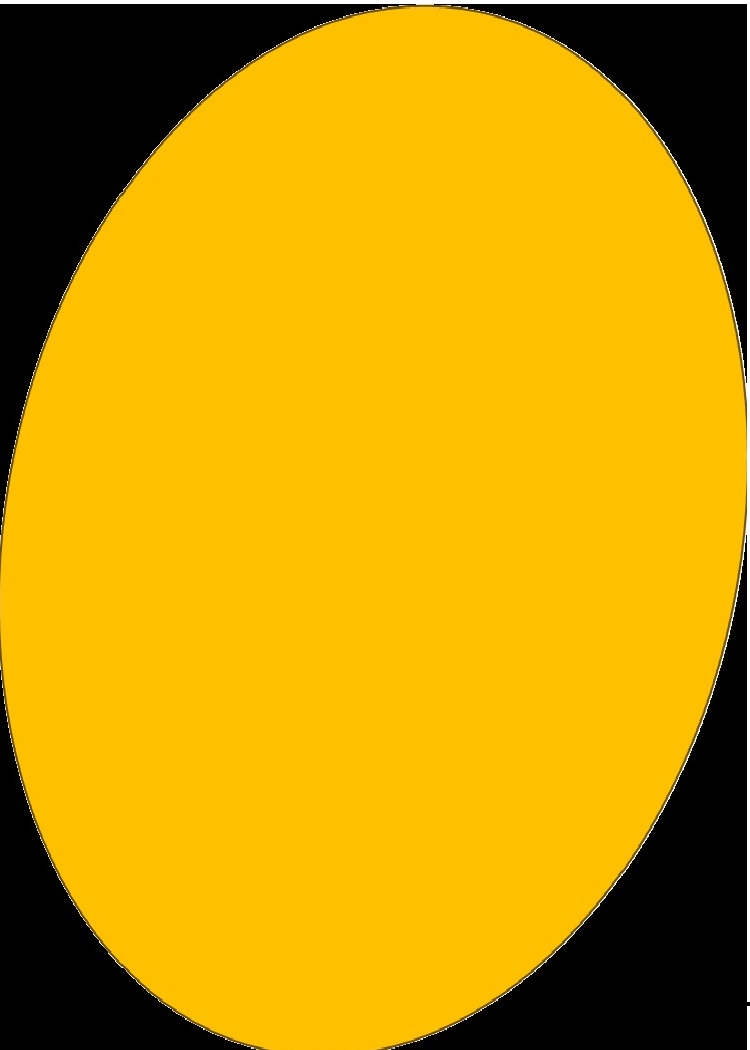
#> input picture background.jpg, 750 x 1050 px
$ jupyter execute main.ipynb   (older library calls are emulated)
#> lines starting #> are read from the running program, lines starting #| are printed output that depends on the picture
<a href="https://colab.research.google.com/github/avenka2/DesignCardsPy/blob/main/main.ipynb" target="_parent"></a>

[cell 1]
from PIL import Image, ImageDraw, ImageFont
import textwrap

class LineInfo:
    def __init__(self, textbox_width, top_padding, bottom_padding, left_padding, right_padding, font_size, bold, color, justify, invert, line_type, text):
        self.textbox_width = textbox_width
        self.top_padding = top_padding
        self.bottom_padding = bottom_padding
        self.left_padding = left_padding
        self.right_padding = right_padding
        self.font_size = font_size
        self.bold = bold
        self.color = color
        self.justify = justify
        self.invert = invert
        self.line_type = line_type
        self.text = text

# Create LineInfo objects for each line
line_info_list = [
    # textbox_width, top_padding, bottom_padding, left_padding, right_padding, font_size, bold, color, justify, invert, line_type, text
    LineInfo(250, 15,  10, 40, 10, 100, True, 'yellow', 'Left', False, "header", "1"),
    LineInfo(250, 100, 150, 10, 10, 100, True, 'black', 'center', False, "text", "VIVEKA"),
    LineInfo(350, 10,  10, 10, 10, 25, True, 'black', 'center', False, "text", "नासतो विद्यते भावो नाभावो विद्यते सत: |  उभयोरपि दृष्टोऽन्तस्त्वनयोस्तत्त्वदर्शिभि: || 16||"),
    LineInfo(350, 25,  25, 10, 10, 25, True, 'black', 'center', False, "text", "BG2.16: The unreal has no being, the real has no non-being. The final truth of these two has been seen indeed by those who have experienced the essence of things."),
    LineInfo(300, 40,  10, 40, 40, 25, True, 'black', 'center', False, "text", "Caught in the illusion (Maya) of the ever-changing world we take the temporary world around us for real, making it difficult to recognize our own eternal nature."),
    LineInfo(750, 100,  15, 680, 10, 100, True, 'yellow', 'Left', True, "footer", "1"),
]


from PIL import Image

from PIL import Image, ImageDraw

def round_corners(image, radius):
    """
    Rounds the corners of a PIL Image.

    Parameters:
        image: The image to round.
        radius: The radius of the rounded corners.

    Returns:
        The image with rounded corners.
    """
    # Create a mask of the same size as the image
    mask = Image.new('L', image.size, 0)

    # Draw four filled circles of the specified radius in the corners of the mask
    draw = ImageDraw.Draw(mask)
    draw.ellipse((0, 0, radius * 2, radius * 2), fill=255)
    draw.ellipse((image.width - radius * 2, 0, image.width, radius * 2), fill=255)
    draw.ellipse((0, image.height - radius * 2, radius * 2, image.height), fill=255)
    draw.ellipse((image.width - radius * 2, image.height - radius * 2, image.width, image.height), fill=255)

    # Draw four rectangles to fill in the rest of the mask
    draw.rectangle((radius, 0, image.width - radius, image.height), fill=255)
    draw.rectangle((0, radius, image.width, image.height - radius), fill=255)

    # Apply the mask to the image
    result = Image.new('RGBA', image.size)
    result.paste(image, mask=mask)

    return result


def main():
    # Create a blank white image
    # width and height for a standard playing card at 300 dpi
    width, height = 750, 1050
    img = Image.new('RGBA', (width, height))
#> img: PIL image 750x1050 RGBA; every value is 0

    # Load an image
    bk_img = Image.open('background.jpg')
#> bk_img is the input picture: PIL image 750x1050 RGB; mean R, G, B 200.5, 151.6, 2.9

    # Define the size of the border
    border_size = 15  # Adjust this value to change the size of the border

    # Resize the background image to be slightly smaller than the main image
    bk_img = bk_img.resize((width - 2*border_size, height - 2*border_size), Image.ANTIALIAS)
#> bk_img: PIL image 720x1020 RGB

   # Round the corners of the background image
    bk_img = round_corners(bk_img, 50)  # Adjust the radius as needed
#> in round_corners, `mask = Image.new('L', image.size, 0)`: mask: PIL image 720x1020 L; every value is 0
#> in round_corners, `result = Image.new('RGBA', image.size)`: result: PIL image 720x1020 RGBA; every value is 0


    # Convert the images to 'RGBA' mode
    img = img.convert("RGBA")
    bk_img = bk_img.convert("RGBA")

    # Overlay the background onto the existing image, centered to create a border
    img.paste(bk_img, (border_size, border_size))
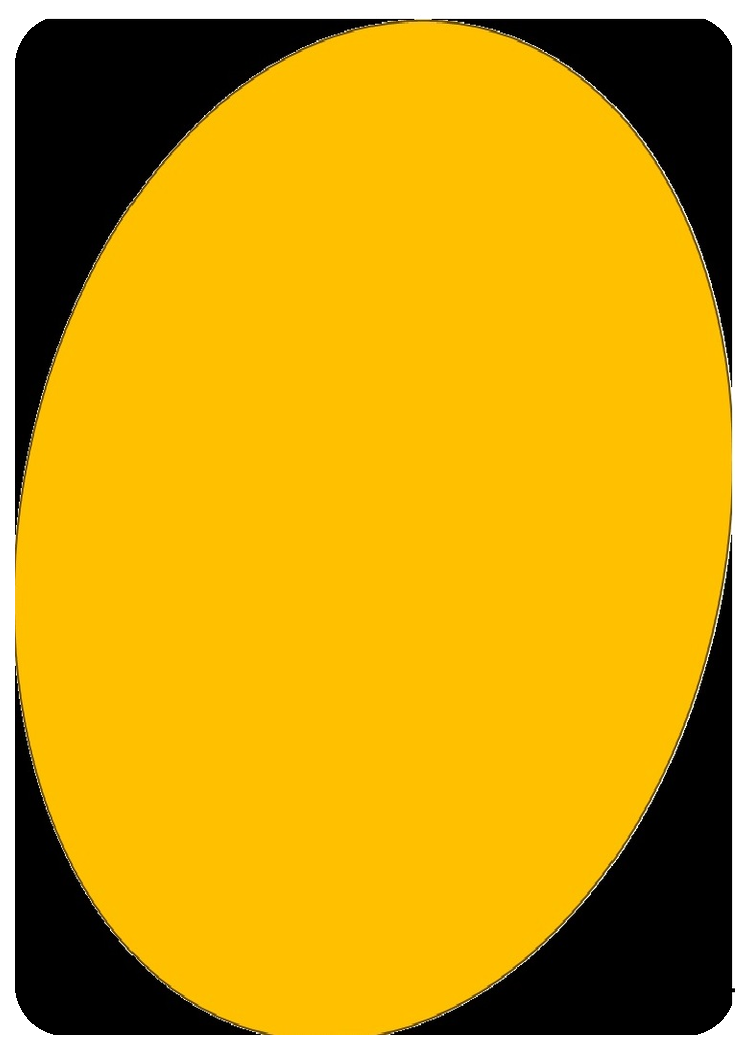
#> img: PIL image 750x1050 RGBA; mean R, G, B, A 186.8, 141.3, 2.7, 237.2; transparent parts drawn white

    # Define the initial position for the text
    pos = (0, 50)

    # Draw the text on the image
    for line_info in line_info_list:
        # Load the font with the size from LineInfo
        font = ImageFont.truetype('NotoSansDevanagari-Bold.ttf', line_info.font_size)

        # Create a draw object
        d = ImageDraw.Draw(img)

        # Adjust position for header and footer
        if line_info.line_type == "header":
            pos = (line_info.left_padding, line_info.top_padding)
        elif line_info.line_type == "footer":
            pos = (line_info.left_padding, height - line_info.bottom_padding - line_info.font_size)
        else:
            pos = (line_info.left_padding, pos[1]+line_info.top_padding)

        lines = textwrap.wrap(line_info.text, width=(line_info.textbox_width - line_info.left_padding - line_info.right_padding)//font.getsize(' ')[0])
        for line in lines:
            # Calculate the width of the line and adjust the position
            line_width = font.getsize(line)[0]
            if line_info.justify == 'center':
                pos = ((width - line_width) // 2, pos[1])
            elif line_info.justify == 'right':
                pos = (width - line_width - line_info.right_padding, pos[1])
            else:  # left
                pos = (line_info.left_padding, pos[1])

            # Check if the text should be inverted
            if line_info.invert:
                # Create a new image for the text
                text_img = Image.new('RGB', (line_width, font.getsize(line)[1]), color = 'black')
                text_d = ImageDraw.Draw(text_img)

                # Draw the text on the new image
                text_d.text((0, 0), line, fill=line_info.color, font=font)

                # Rotate the image
                text_img = text_img.rotate(180)

                # Paste the rotated image on the main image
                img.paste(text_img, pos)
            else:
                d.text(pos, line, fill=line_info.color, font=font)

            pos = (line_info.left_padding, pos[1] + font.getsize(line)[1])

        pos = line_info.left_padding, pos[1] + line_info.bottom_padding
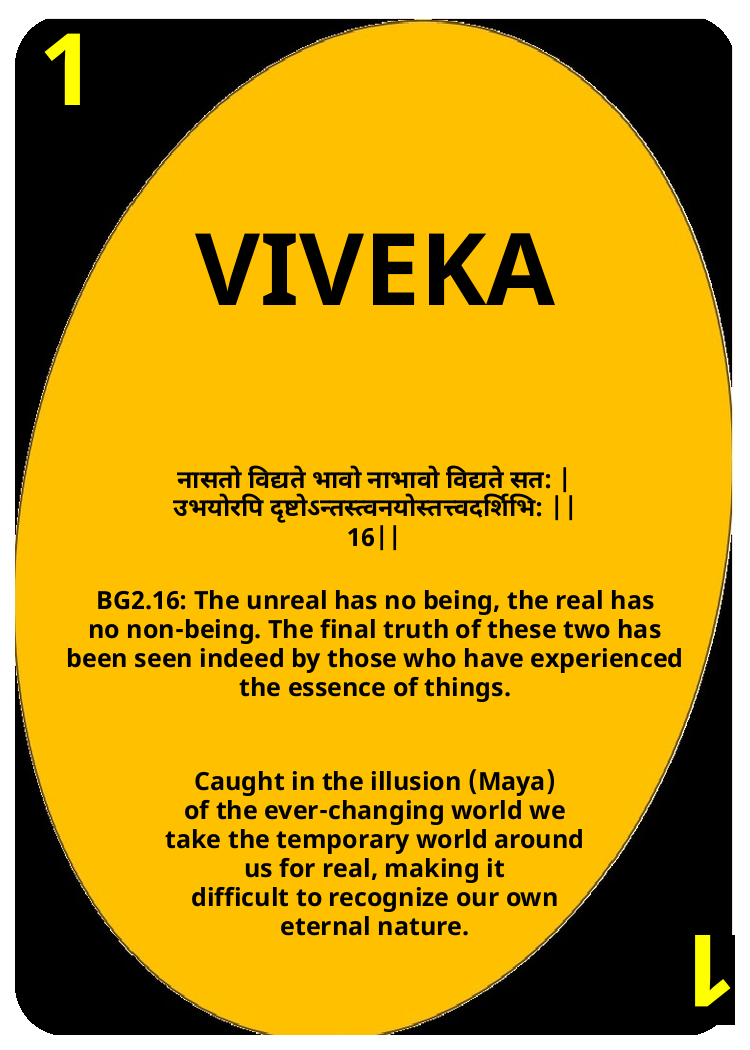
#> img: PIL image 750x1050 RGBA; mean R, G, B, A 172.3, 130.6, 2.6, 237.2; transparent parts drawn white
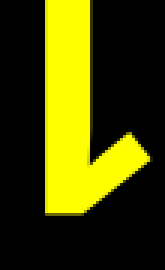
#> text_img: PIL image 55x90 RGB (shown 3 times larger); mean R, G, B 68, 68, 0

    # Save the image
    img.save('text_box.png')

if __name__ == "__main__":
    main()
